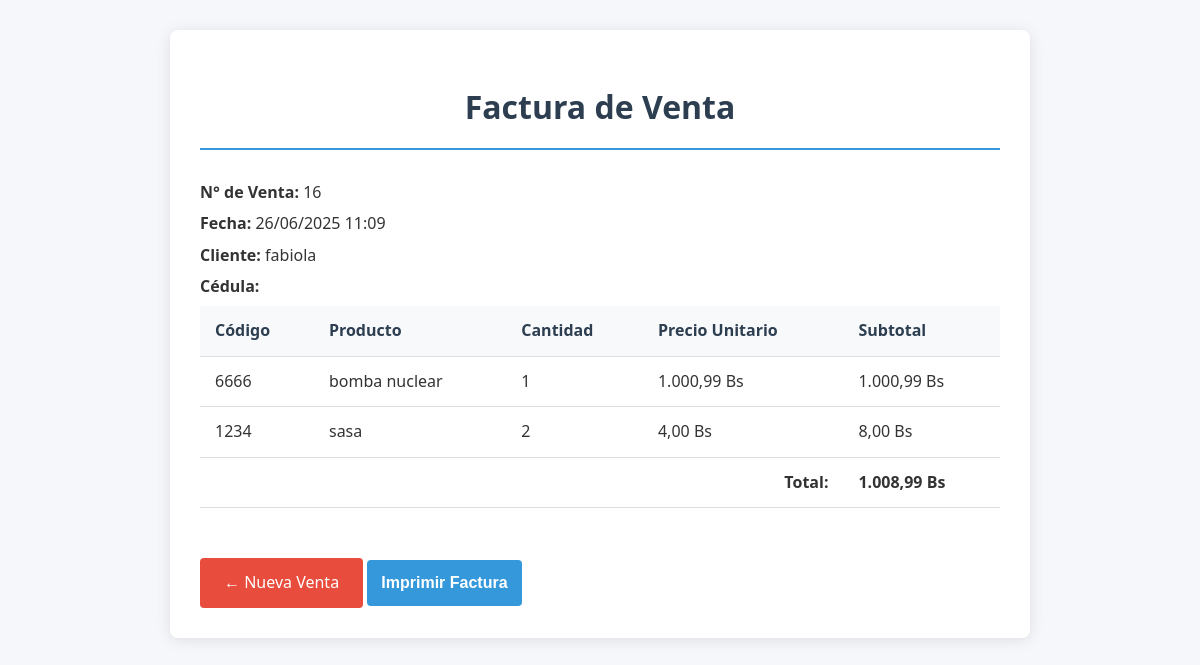
The app's page /factura.php?id=16 (signed in) with its own data.
### tables this page shows
CREATE TABLE `ventas` (
  `id` int(11) NOT NULL,
  `fecha` datetime DEFAULT current_timestamp(),
  `cliente` varchar(100) DEFAULT NULL,
  `cedula` varchar(20) DEFAULT NULL,
  `total` decimal(10,2) DEFAULT NULL,
  `usuario_id` int(11) DEFAULT NULL
);

CREATE TABLE `detalle_venta` (
  `id` int(11) NOT NULL,
  `venta_id` int(11) DEFAULT NULL,
  `articulo_id` int(11) DEFAULT NULL,
  `cantidad` int(11) DEFAULT NULL,
  `precio_unitario` decimal(10,2) DEFAULT NULL
);

CREATE TABLE `articulos` (
  `id` int(11) NOT NULL,
  `codigo` varchar(50) NOT NULL,
  `nombre` varchar(100) NOT NULL,
  `descripcion` text DEFAULT NULL,
  `precio` decimal(10,2) NOT NULL,
  `cantidad` int(11) NOT NULL DEFAULT 0
);

### controlador/venta_controlador.php (called while the page is built, shortened)
<?php
require_once __DIR__ . '/../modelo/modelo_venta.php';
class VentaControlador {
    public function mostrarFactura($id_venta) {
        $modeloVenta = new VentaModelo();
        $factura = $modeloVenta->obtenerFactura($id_venta);
        include __DIR__ . '/../vista/factura.php';
    }
}

### configuracion/conexion.php (called while the page is built, shortened)
<?php
class Conexion {
    private $conexion;
    public function __construct() {
        $this->conexion = new mysqli(
            Configuracion::$hostname,
            Configuracion::$username,
            Configuracion::$password,
            Configuracion::$dbname
        );
    }
    public function obtenerConexion() {
        return $this->conexion;
    }
}
?>

### modelo/modelo_venta.php (called while the page is built, shortened)
<?php
require_once __DIR__ . '/../configuracion/conexion.php';
class VentaModelo {
    private $conexion;
    public function __construct() {
        $db = new Conexion();
        $this->conexion = $db->obtenerConexion();
    }
    public function obtenerFactura($venta_id) {
        $stmt = $this->conexion->prepare(
            "SELECT v.id, v.fecha, v.cedula, v.cliente, v.total, d.cantidad, d.precio_unitario,
                    a.nombre, a.codigo
             FROM ventas v
             INNER JOIN detalle_venta d ON v.id = d.venta_id
             INNER JOIN articulos a ON d.articulo_id = a.id
             WHERE v.id = ?"
        );
        $stmt->bind_param("i", $venta_id);
        $stmt->execute();
        return $stmt->get_result()->fetch_all(MYSQLI_ASSOC);
    }
}

### vista/factura.php (the view, shortened to what this page needs)
<!DOCTYPE html>
<html lang="es">
<head>
    <link rel="stylesheet" href="/Artesania_Alpasnore/css/factura.css">
</head>
<body>
<div class="contenedor">
    <h1>Factura de Venta</h1>
    <?php
    $venta = $factura[0];
    ?>
    <div class="datos-venta grupo-formulario">
        <p><strong>N° de Venta:</strong> <?= $venta['id'] ?></p>
        <p><strong>Fecha:</strong> <?= date('d/m/Y H:i', strtotime($venta['fecha'])) ?></p>
        <p><strong>Cliente:</strong> <?= htmlspecialchars($venta['cliente']) ?></p>
        <p><strong>Cédula:</strong> <?= htmlspecialchars($venta['cedula']) ?></p>
    </div>
    <table class="tabla-factura">
        <thead>
            <tr>
                <th>Código</th>
                <th>Producto</th>
                <th>Cantidad</th>
                <th>Precio Unitario</th>
                <th>Subtotal</th>
            </tr>
        </thead>
        <tbody>
            <?php $total = 0; ?>
            <?php foreach ($factura as $item): ?>
                <?php
                    $subtotal = $item['cantidad'] * $item['precio_unitario'];
                    $total += $subtotal;
                ?>
                <tr>
                    <td><?= htmlspecialchars($item['codigo']) ?></td>
                    <td><?= htmlspecialchars($item['nombre']) ?></td>
                    <td><?= $item['cantidad'] ?></td>
                    <td><?= number_format($item['precio_unitario'], 2, ',', '.') ?> Bs</td>
                    <td><?= number_format($subtotal, 2, ',', '.') ?> Bs</td>
                </tr>
            <?php endforeach; ?>
            <tr>
                <td colspan="4" class="total-label">Total:</td>
                <td><strong><?= number_format($total, 2, ',', '.') ?> Bs</strong></td>
            </tr>
        </tbody>
    </table>
    <div class="formulario">
        <a href="/Artesania_Alpasnore/registrar_venta.php" class="boton-secundario">← Nueva Venta</a>
        <button onclick="window.print()" class="boton">Imprimir Factura</button>
    </div>
</div>
</body>
</html>

### css/factura.css (style rules this page uses)
body { font-family: 'Segoe UI', Tahoma, Geneva, Verdana, sans-serif; background-color: #f5f7fa; margin: 0; padding: 0; color: #333; line-height: 1.6; }
.contenedor { max-width: 800px; margin: 30px auto; padding: 30px; background-color: white; border-radius: 8px; box-shadow: 0 2px 15px rgba(0, 0, 0, 0.1); }
h1, h2 { color: #2c3e50; text-align: center; margin-bottom: 30px; padding-bottom: 15px; border-bottom: 2px solid #3498db; }
.grupo-formulario p { margin: 6px 0; font-size: 16px; }
table { width: 100%; border-collapse: collapse; margin-bottom: 30px; }
table th, table td { padding: 12px 15px; text-align: left; border-bottom: 1px solid #ddd; }
table th { background-color: #f8f9fa; font-weight: 600; color: #2c3e50; }
.total-label { font-weight: bold; text-align: right; }
.boton { padding: 14px; background-color: #3498db; color: white; border: none; border-radius: 4px; font-size: 16px; font-weight: 600; cursor: pointer; transition: background-color 0.3s; margin-top: 10px; text-decoration: none; }
.boton-secundario { display: inline-block; padding: 12px 24px; background-color: #e74c3c; color: white; text-decoration: none; border-radius: 4px; font-size: 16px; transition: background-color 0.3s; margin-top: 20px; border: none; cursor: pointer; text-align: center; }

### records on screen
ventas: id "16", fecha "26/06/2025 11:09", cliente "fabiola"
detalle_venta: articulo.codigo "6666", articulo.nombre "bomba nuclear", cantidad "1", precio_unitario "1.000,99", subtotal "1.000,99"
detalle_venta: articulo.codigo "1234", articulo.nombre "sasa", cantidad "2", precio_unitario "4,00", subtotal "8,00"

### other values on screen
$total "1.008,99"
